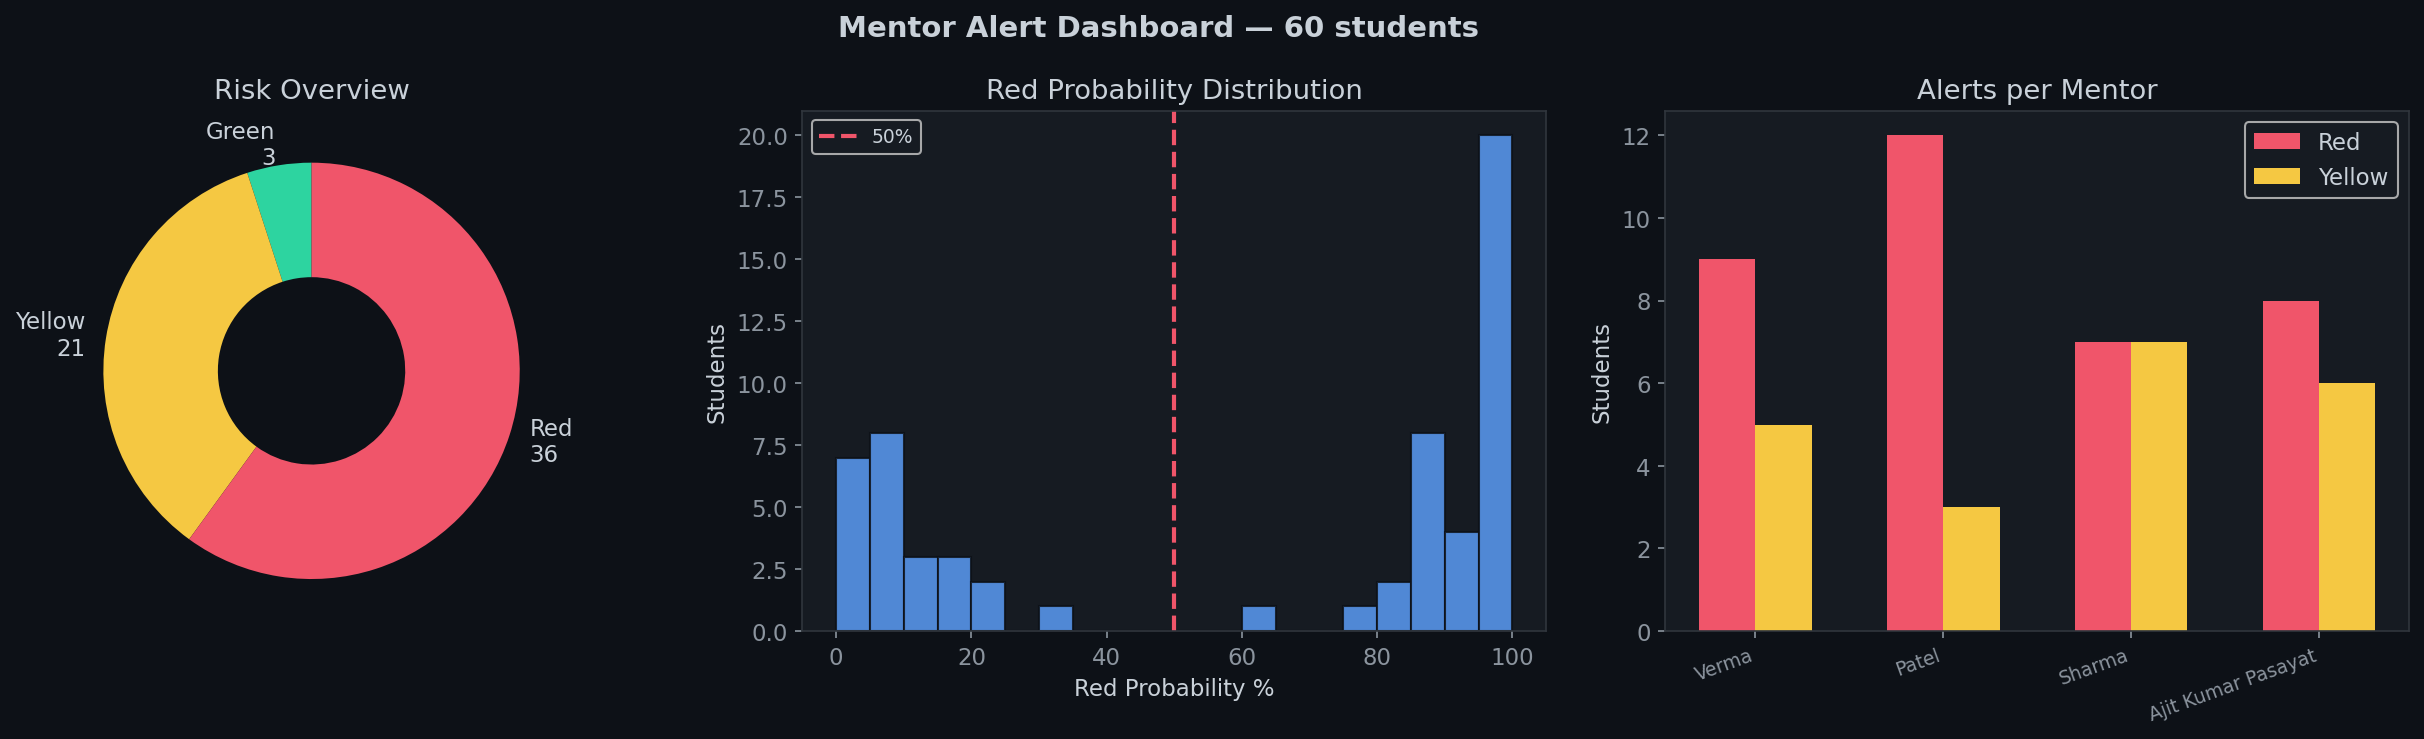

Generate this figure with Python:
# ============================================================
# mentor_alerts.py
# RUN AFTER: python "ml model.py"
# HOW TO RUN: python mentor_alerts.py
# SHOWS: full weekly alert report for every mentor
# ============================================================

import matplotlib
matplotlib.use("Agg")
import matplotlib.pyplot as plt
import numpy as np
import os, joblib
from data_loader import load_students, FEATURES, GREEN, YELLOW, RED, BLUE, CHART_STYLE

plt.style.use("dark_background")
plt.rcParams.update(CHART_STYLE)

print("=" * 55)
print("  MENTOR ALERTS — MentorX")
print("=" * 55)

if not os.path.exists("risk_classifier.pkl"):
    print("Run ml model.py first!"); exit()

df, status = load_students()
print(f"Data: {status} | Students: {len(df)}")

clf=joblib.load("risk_classifier.pkl")
reg=joblib.load("cgpa_regressor.pkl")
scaler=joblib.load("scaler.pkl")

X=scaler.transform(df[FEATURES])
df["predicted_risk"]     =[["Green","Yellow","Red"][r] for r in clf.predict(X)]
df["red_probability"]    =(clf.predict_proba(X)[:,2]*100).round(1)
df["predicted_next_cgpa"]=np.round(reg.predict(X),2)

def concern(row):
    return min({"CGPA":row["cgpa"]/10,"Attendance":row["attendance"]/100,
                "Mood":row["mood_score"]/5},
               key=lambda k:{"CGPA":row["cgpa"]/10,"Attendance":row["attendance"]/100,
                              "Mood":row["mood_score"]/5}[k])
df["primary_concern"]=df.apply(concern,axis=1)

total=len(df)
r_n=(df["predicted_risk"]=="Red").sum()
y_n=(df["predicted_risk"]=="Yellow").sum()
g_n=(df["predicted_risk"]=="Green").sum()

print()
print("╔" + "═"*53 + "╗")
print("║      MENTORX — WEEKLY MENTOR ALERTS               ║")
print("╚" + "═"*53 + "╝")
print(f"\n  Total  : {total}  |  🟢 {g_n}  🟡 {y_n}  🔴 {r_n}")

at_risk=df[df["predicted_risk"]!="Green"].sort_values("red_probability",ascending=False)
mc=next((c for c in ["mentor","mentor_id"] if c in df.columns),None)

if len(at_risk)==0:
    print("\n  ✅ All students are Green — no alerts this week!")
elif mc:
    for mentor,grp in at_risk.groupby(mc):
        reds=(grp["predicted_risk"]=="Red").sum()
        yels=(grp["predicted_risk"]=="Yellow").sum()
        print(f"\n{'─'*55}")
        print(f"  📧 {mentor}")
        print(f"     {reds} Red alert(s) · {yels} Yellow alert(s)")
        print(f"{'─'*55}")
        for _,row in grp.iterrows():
            icon="🔴" if row["predicted_risk"]=="Red" else "🟡"
            arrow="↓" if row["predicted_next_cgpa"]<row["cgpa"] else "↑"
            name=row.get("name","Unknown")
            roll=row.get("roll_no","N/A")
            dept=row.get("department","")
            c=row["primary_concern"]
            print(f"\n  {icon} {name} ({roll}) — {dept}")
            print(f"     Risk         : {row['predicted_risk']}")
            print(f"     CGPA         : {row['cgpa']} → {row['predicted_next_cgpa']} {arrow}")
            print(f"     Attendance   : {row['attendance']}%")
            print(f"     Mood Score   : {row['mood_score']}/5")
            print(f"     Backlogs     : {row['backlog_count']}")
            print(f"     Placement    : {row.get('placement_status','N/A')}")
            print(f"     Resource need: {row.get('resource_needed','N/A')}")
            print(f"     Red prob     : {row['red_probability']}%")
            if row["predicted_risk"]=="Red":
                actions={"CGPA":f"Arrange academic support — CGPA {row['cgpa']} is critical.",
                         "Attendance":f"Call student — Attendance {row['attendance']}% is very low.",
                         "Mood":f"Refer to counselor — Mood {row['mood_score']}/5."}
            else:
                actions={"CGPA":f"Share study material — CGPA {row['cgpa']} needs improvement.",
                         "Attendance":f"Send attendance reminder.",
                         "Mood":f"Have an informal check-in conversation."}
            print(f"     ⚡ Action    : {actions.get(c,'Schedule a meeting.')}")

df.to_csv("weekly_alerts_report.csv",index=False)
print(f"\n\nFull report saved → weekly_alerts_report.csv")

# Charts
fig,axes=plt.subplots(1,3,figsize=(17,5))
fig.suptitle(f"Mentor Alert Dashboard — {total} students",fontsize=14,color="#c9d1d9",fontweight="bold")
axes[0].pie([g_n,y_n,r_n],colors=[GREEN,YELLOW,RED],
            labels=[f"Green\n{g_n}",f"Yellow\n{y_n}",f"Red\n{r_n}"],
            startangle=90,wedgeprops=dict(width=0.55),
            textprops={"color":"#c9d1d9","fontsize":11})
axes[0].set_title("Risk Overview",color="#c9d1d9")
axes[1].hist(df["red_probability"],bins=min(20,len(df)),color=BLUE,edgecolor="#0d1117",alpha=0.85)
axes[1].axvline(50,color=RED,linestyle="--",lw=2,label="50%")
axes[1].set_title("Red Probability Distribution",color="#c9d1d9")
axes[1].set_xlabel("Red Probability %"); axes[1].set_ylabel("Students")
axes[1].legend(facecolor="#161b22",labelcolor="#c9d1d9",fontsize=9)
if mc and df[mc].nunique()>1:
    mn=at_risk[mc].unique()
    rd=[int((at_risk[at_risk[mc]==m]["predicted_risk"]=="Red").sum()) for m in mn]
    yl=[int((at_risk[at_risk[mc]==m]["predicted_risk"]=="Yellow").sum()) for m in mn]
    x=np.arange(len(mn)); w=0.3
    axes[2].bar(x-w/2,rd,w,color=RED,label="Red",edgecolor="none")
    axes[2].bar(x+w/2,yl,w,color=YELLOW,label="Yellow",edgecolor="none")
    axes[2].set_xticks(x)
    axes[2].set_xticklabels([str(m).replace("Prof. ","") for m in mn],rotation=20,ha="right",fontsize=9)
    axes[2].set_title("Alerts per Mentor",color="#c9d1d9"); axes[2].set_ylabel("Students")
    axes[2].legend(facecolor="#161b22",labelcolor="#c9d1d9")
else:
    axes[2].text(0.5,0.5,"Need multiple mentors",ha="center",va="center",
                 color="#8b949e",fontsize=12,transform=axes[2].transAxes)
    axes[2].set_title("Alerts per Mentor",color="#c9d1d9")

plt.tight_layout()
plt.savefig("mentor_alerts.png",dpi=150,bbox_inches="tight")
print("Saved → mentor_alerts.png")
plt.show()
